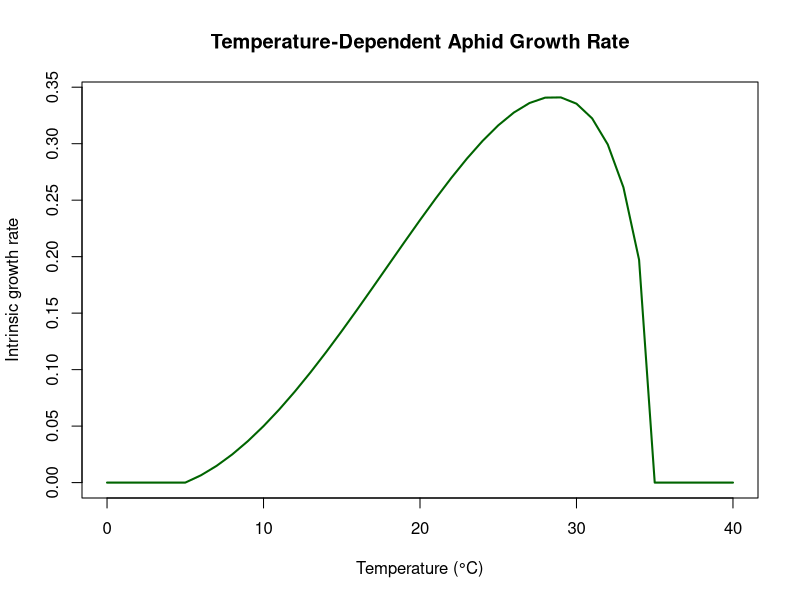
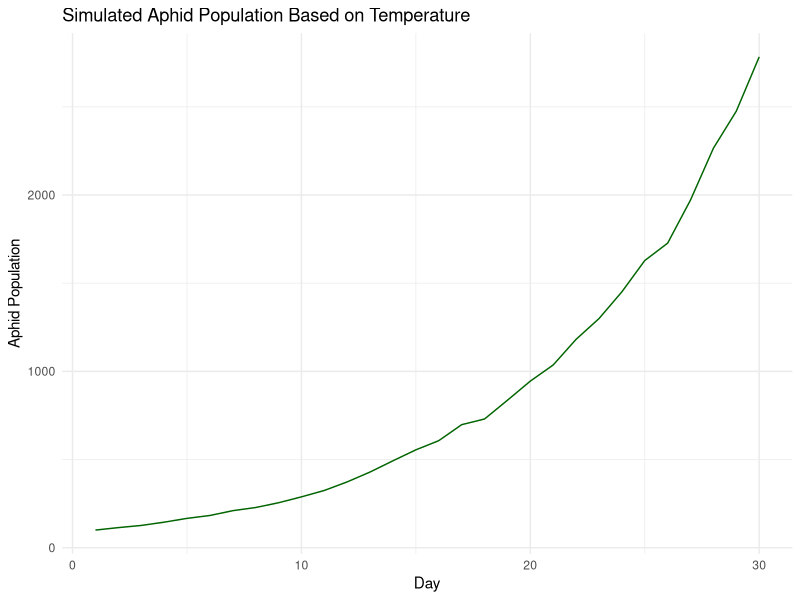
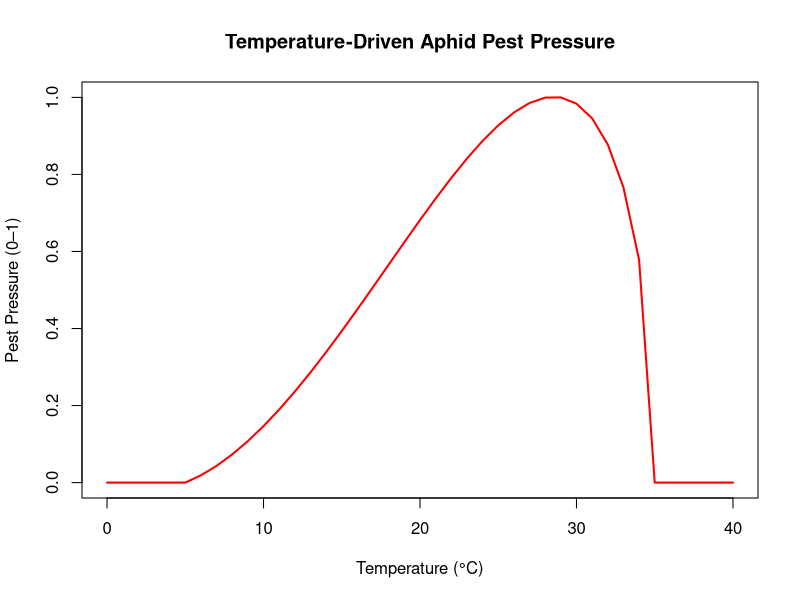

Here is the R script that generated these plots, in order:
#' Predict aphid population growth rate based on temperature
#' 
#' @param temp Vector of daily temperature values (°C)
#' @param Tmin Minimum temperature threshold for development (°C)
#' @param Tmax Maximum temperature threshold for development (°C)
#' @param a Fitted coefficient for the Brière model
#' @return Vector of intrinsic growth rates for each temperature value

aphid_growth_rate <- function(temp, Tmin = 5, Tmax = 35, a = 0.0002) {
  # Apply the Brière model
  growth_rate <- ifelse(
    temp > Tmin & temp < Tmax,
    a * temp * (temp - Tmin) * sqrt(Tmax - temp),
    0
  )
  return(growth_rate)
}

# Daily temperature data (°C)
temps <- seq(0, 40, by = 1)

# Get predicted growth rates
rates <- aphid_growth_rate(temps)

# Plot the temperature-performance curve
plot(temps, rates, type = "l", col = "darkgreen", lwd = 2,
     xlab = "Temperature (°C)", ylab = "Intrinsic growth rate",
     main = "Temperature-Dependent Aphid Growth Rate")


# Estimate aphid population index based on temperature
estimate_aphid_population <- function(temp_vec, baseline_pop = 100) {
  # Define temperature-response function based on literature (Gaussian curve)
  # Peak growth around 23°C, poor growth <15 or >30
  temp_response <- function(T) {
    if (is.na(T)) return(0)
    # Gaussian-shaped growth response
    opt_temp <- 23
    sd_temp <- 4.5  # Controls breadth of optimal range
    growth_factor <- exp(-((T - opt_temp)^2) / (2 * sd_temp^2))
    
    # Suppress values outside survival range
    if (T < 10 || T > 33) return(0)
    
    return(growth_factor)
  }
  
  # Apply temperature response function to each day
  daily_growth_rates <- sapply(temp_vec, temp_response)
  
  # Assume population multiplies by (1 + daily_growth_rate * rate_scale)
  rate_scale <- 0.15  # Controls how fast population grows per day
  population_over_time <- numeric(length(temp_vec))
  population_over_time[1] <- baseline_pop
  
  for (i in 2:length(temp_vec)) {
    population_over_time[i] <- population_over_time[i - 1] * (1 + daily_growth_rates[i] * rate_scale)
  }
  
  return(data.frame(Day = seq_along(temp_vec),
                    Temperature = temp_vec,
                    GrowthFactor = daily_growth_rates,
                    Population = population_over_time))
}

# Simulate 30 days of temperature data
set.seed(123)
temps <- rnorm(30, mean = 22, sd = 3)

# Run model
aphid_sim <- estimate_aphid_population(temps)

# Plot
library(ggplot2)
ggplot(aphid_sim, aes(x = Day, y = Population)) +
  geom_line(color = "darkgreen") +
  labs(title = "Simulated Aphid Population Based on Temperature",
       y = "Aphid Population", x = "Day") +
  theme_minimal()



#' Estimate aphid pest pressure based on temperature
#'
#' @param temp Numeric vector of daily temperatures (°C)
#' @param Tmin Minimum temperature threshold for activity
#' @param Tmax Maximum temperature threshold for activity
#' @param a Brière model coefficient
#' @return A vector of pest pressure values (scaled 0 to 1)


# The Brière model is a nonlinear temperature-dependent growth model that describes how the development rate of an ectothermic organism (like an insect) changes with temperature. It’s widely used in entomology and ecology because it captures the asymmetric, bell-shaped curve of biological performance versus temperature.


aphid_pest_pressure <- function(temp, Tmin = 5, Tmax = 35, a = 0.0002) {
  # Brière-based growth rate
  growth_rate <- ifelse(
    temp > Tmin & temp < Tmax,
    a * temp * (temp - Tmin) * sqrt(Tmax - temp),
    0
  )
  # Normalize to 0–1 scale for pest pressure
  pressure <- growth_rate / max(growth_rate, na.rm = TRUE)
  return(pressure)
}
temps <- seq(0, 40, by = 1)
pressure <- aphid_pest_pressure(temps)

plot(temps, pressure, type = "l", col = "red", lwd = 2,
     xlab = "Temperature (°C)", ylab = "Pest Pressure (0–1)",
     main = "Temperature-Driven Aphid Pest Pressure")


